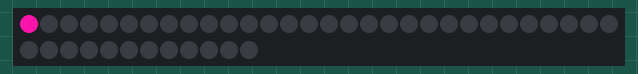
This sketch was run on a simulated Arduino Uno, built with avr-gcc and run on an emulated ATmega328P. Shown: 42 RGB LEDs in strip order, left to right, continuing on the next row. Dim RGB values are drawn brighter than linear; random numbers use the default seed unless the sketch sets one.

Above: at 0.05 s.
At 4.93 s:
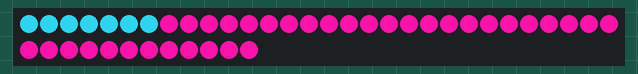
At 9.92 s:
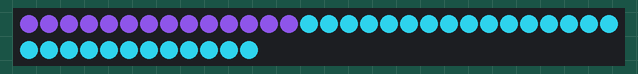
At 19.9 s:
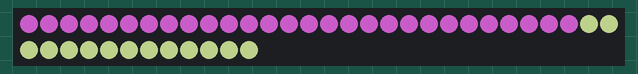
At 29.88 s:
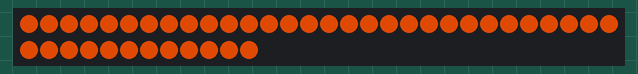
At 39.86 s:
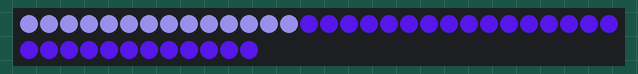

The sketch:

test.ino
```cpp
#include <Adafruit_NeoPixel.h>
#define PIN 12
#define NUMPIXELS 42
Adafruit_NeoPixel pixels =
    Adafruit_NeoPixel(NUMPIXELS, PIN, NEO_GRB + NEO_KHZ800);
int delayval = 100; // timing delay in milliseconds
int redColor = 0;
int greenColor = 0;
int blueColor = 0;
void setup() { pixels.begin(); }

void setColor() {
  redColor = random(0, 255);
  greenColor = random(0, 255);
  blueColor = random(0, 255);
}

void loop() {
  setColor();
  for (int i = 0; i < NUMPIXELS; i++) {
    pixels.setPixelColor(i, pixels.Color(redColor, greenColor, blueColor));
    pixels.show();
    delay(delayval);
  }
}
```
